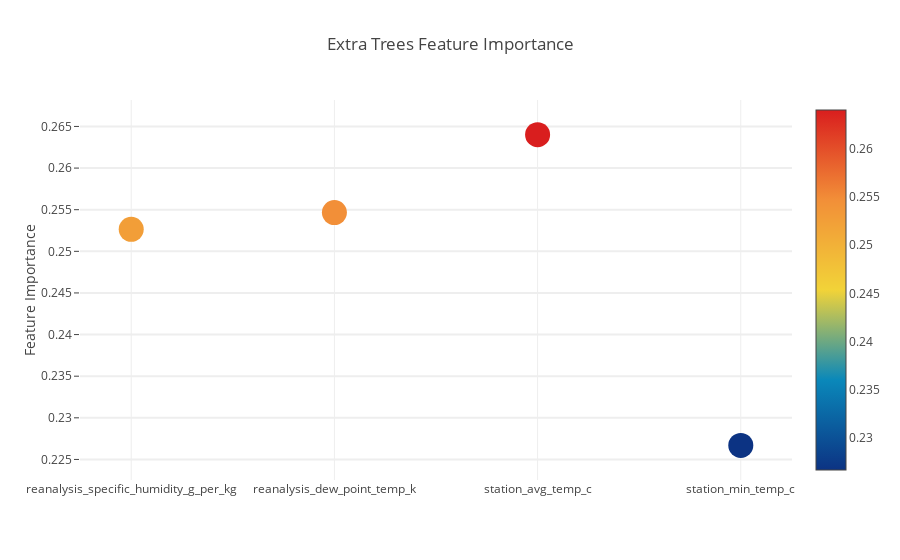
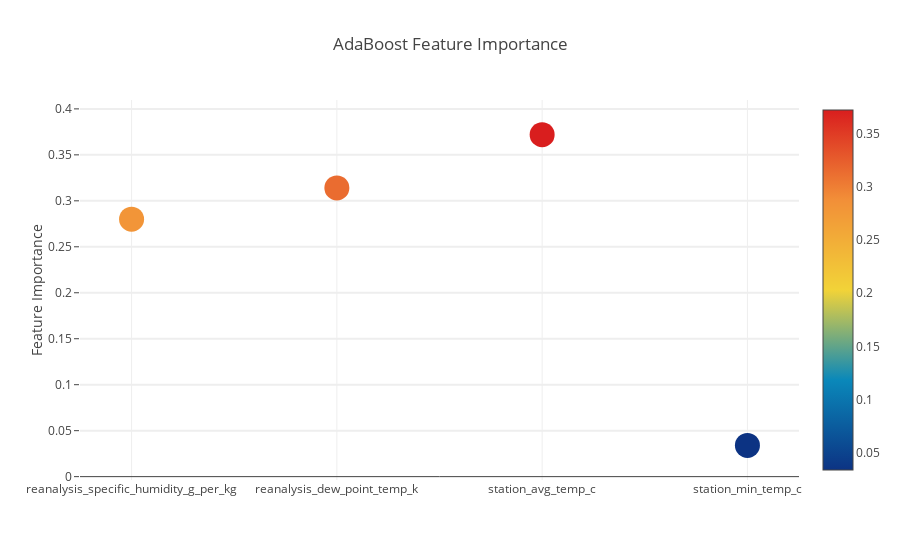
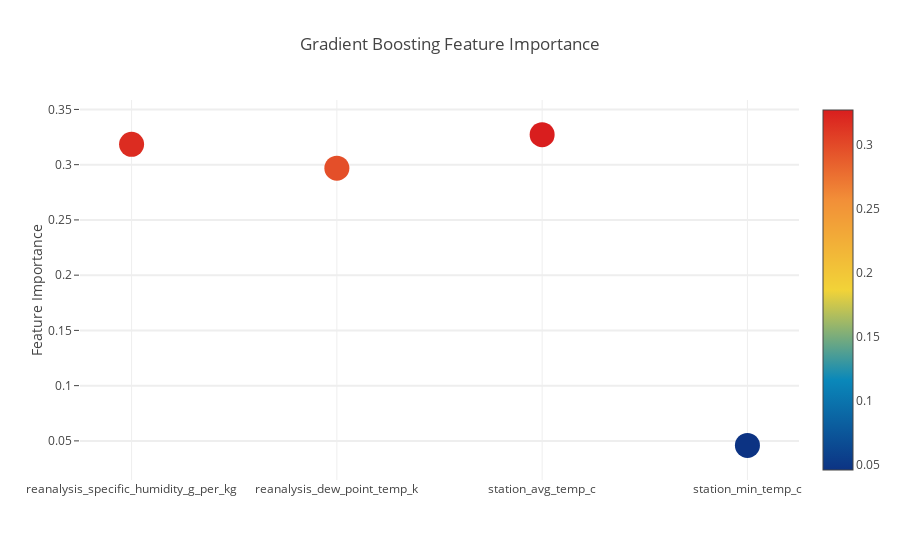

The notebook cell saved with these charts, in order:
### Code cell
# # Scatter plot 
# trace = go.Scatter(
#     y = feature_dataframe['Random Forest feature importances'].values,
#     x = feature_dataframe['features'].values,
#     mode='markers',
#     marker=dict(
#         sizemode = 'diameter',
#         sizeref = 1,
#         size = 25,
# #       size= feature_dataframe['AdaBoost feature importances'].values,
#         #color = np.random.randn(500), #set color equal to a variable
#         color = feature_dataframe['Random Forest feature importances'].values,
#         colorscale='Portland',
#         showscale=True
#     ),
#     text = feature_dataframe['features'].values
# )
# data = [trace]

# layout= go.Layout(
#     autosize= True,
#     title= 'Random Forest Feature Importance',
#     hovermode= 'closest',
# #     xaxis= dict(
# #         title= 'Pop',
# #         ticklen= 5,
# #         zeroline= False,
# #         gridwidth= 2,
# #     ),
#     yaxis=dict(
#         title= 'Feature Importance',
#         ticklen= 5,
#         gridwidth= 2
#     ),
#     showlegend= False
# )
# fig = go.Figure(data=data, layout=layout)
# py.iplot(fig,filename='scatter2010')

# Scatter plot 
trace = go.Scatter(
    y = feature_dataframe['Extra Trees  feature importances'].values,
    x = feature_dataframe['features'].values,
    mode='markers',
    marker=dict(
        sizemode = 'diameter',
        sizeref = 1,
        size = 25,
#       size= feature_dataframe['AdaBoost feature importances'].values,
        #color = np.random.randn(500), #set color equal to a variable
        color = feature_dataframe['Extra Trees  feature importances'].values,
        colorscale='Portland',
        showscale=True
    ),
    text = feature_dataframe['features'].values
)
data = [trace]

layout= go.Layout(
    autosize= True,
    title= 'Extra Trees Feature Importance',
    hovermode= 'closest',
#     xaxis= dict(
#         title= 'Pop',
#         ticklen= 5,
#         zeroline= False,
#         gridwidth= 2,
#     ),
    yaxis=dict(
        title= 'Feature Importance',
        ticklen= 5,
        gridwidth= 2
    ),
   showlegend= False
)
fig = go.Figure(data=data, layout=layout)
py.iplot(fig,filename='scatter2010')

# Scatter plot 
trace = go.Scatter(
    y = feature_dataframe['AdaBoost feature importances'].values,
    x = feature_dataframe['features'].values,
    mode='markers',
    marker=dict(
        sizemode = 'diameter',
        sizeref = 1,
        size = 25,
#       size= feature_dataframe['AdaBoost feature importances'].values,
        #color = np.random.randn(500), #set color equal to a variable
        color = feature_dataframe['AdaBoost feature importances'].values,
        colorscale='Portland',
        showscale=True
    ),
    text = feature_dataframe['features'].values
)
data = [trace]
layout= go.Layout(
    autosize= True,
    title= 'AdaBoost Feature Importance',
    hovermode= 'closest',
#     xaxis= dict(
#         title= 'Pop',
#         ticklen= 5,
#         zeroline= False,
#         gridwidth= 2,
#     ),
    yaxis=dict(
        title= 'Feature Importance',
        ticklen= 5,
        gridwidth= 2
    ),
    showlegend= False
)
fig = go.Figure(data=data, layout=layout)
py.iplot(fig,filename='scatter2010')

# Scatter plot 
trace = go.Scatter(
    y = feature_dataframe['Gradient Boost feature importances'].values,
    x = feature_dataframe['features'].values,
    mode='markers',
    marker=dict(
        sizemode = 'diameter',
        sizeref = 1,
        size = 25,
#       size= feature_dataframe['AdaBoost feature importances'].values,
        #color = np.random.randn(500), #set color equal to a variable
        color = feature_dataframe['Gradient Boost feature importances'].values,
        colorscale='Portland',
        showscale=True
            ),
    text = feature_dataframe['features'].values
)
data = [trace]

layout= go.Layout(
    autosize= True,
    title= 'Gradient Boosting Feature Importance',
    hovermode= 'closest',
#     xaxis= dict(
#         title= 'Pop',
#         ticklen= 5,
#         zeroline= False,
#         gridwidth= 2,
#     ),
    yaxis=dict(
        title= 'Feature Importance',
        ticklen= 5,
        gridwidth= 2
    ),
    showlegend= False
)
fig = go.Figure(data=data, layout=layout)
py.iplot(fig,filename='scatter2010')

### Figure 1 — Plotly figure (JSON) as saved in the notebook; plotly's stock layout.template omitted (floating-point values rounded to 4 significant figures)
{"data": [{"marker": {"color": [0.2526, 0.2546, 0.264, 0.2267], "colorscale": "Portland", "showscale": true, "size": 25, "sizemode": "diameter", "sizeref": 1}, "mode": "markers", "text": ["reanalysis_specific_humidity_g_per_kg", "reanalysis_dew_point_temp_k", "station_avg_temp_c", "station_min_temp_c"], "type": "scatter", "uid": "d1560af4-89ba-11e8-838b-60f67771209b", "x": ["reanalysis_specific_humidity_g_per_kg", "reanalysis_dew_point_temp_k", "station_avg_temp_c", "station_min_temp_c"], "y": [0.2526, 0.2546, 0.264, 0.2267]}], "layout": {"autosize": true, "hovermode": "closest", "showlegend": false, "title": "Extra Trees Feature Importance", "yaxis": {"gridwidth": 2, "ticklen": 5, "title": "Feature Importance"}}}

### Figure 2 — Plotly figure (JSON) as saved in the notebook; plotly's stock layout.template omitted (floating-point values rounded to 4 significant figures)
{"data": [{"marker": {"color": [0.28, 0.314, 0.372, 0.034], "colorscale": "Portland", "showscale": true, "size": 25, "sizemode": "diameter", "sizeref": 1}, "mode": "markers", "text": ["reanalysis_specific_humidity_g_per_kg", "reanalysis_dew_point_temp_k", "station_avg_temp_c", "station_min_temp_c"], "type": "scatter", "uid": "d1560af5-89ba-11e8-838b-60f67771209b", "x": ["reanalysis_specific_humidity_g_per_kg", "reanalysis_dew_point_temp_k", "station_avg_temp_c", "station_min_temp_c"], "y": [0.28, 0.314, 0.372, 0.034]}], "layout": {"autosize": true, "hovermode": "closest", "showlegend": false, "title": "AdaBoost Feature Importance", "yaxis": {"gridwidth": 2, "ticklen": 5, "title": "Feature Importance"}}}

### Figure 3 — Plotly figure (JSON) as saved in the notebook; plotly's stock layout.template omitted (floating-point values rounded to 4 significant figures)
{"data": [{"marker": {"color": [0.3184, 0.2968, 0.3272, 0.04593], "colorscale": "Portland", "showscale": true, "size": 25, "sizemode": "diameter", "sizeref": 1}, "mode": "markers", "text": ["reanalysis_specific_humidity_g_per_kg", "reanalysis_dew_point_temp_k", "station_avg_temp_c", "station_min_temp_c"], "type": "scatter", "uid": "d1560af6-89ba-11e8-838b-60f67771209b", "x": ["reanalysis_specific_humidity_g_per_kg", "reanalysis_dew_point_temp_k", "station_avg_temp_c", "station_min_temp_c"], "y": [0.3184, 0.2968, 0.3272, 0.04593]}], "layout": {"autosize": true, "hovermode": "closest", "showlegend": false, "title": "Gradient Boosting Feature Importance", "yaxis": {"gridwidth": 2, "ticklen": 5, "title": "Feature Importance"}}}
